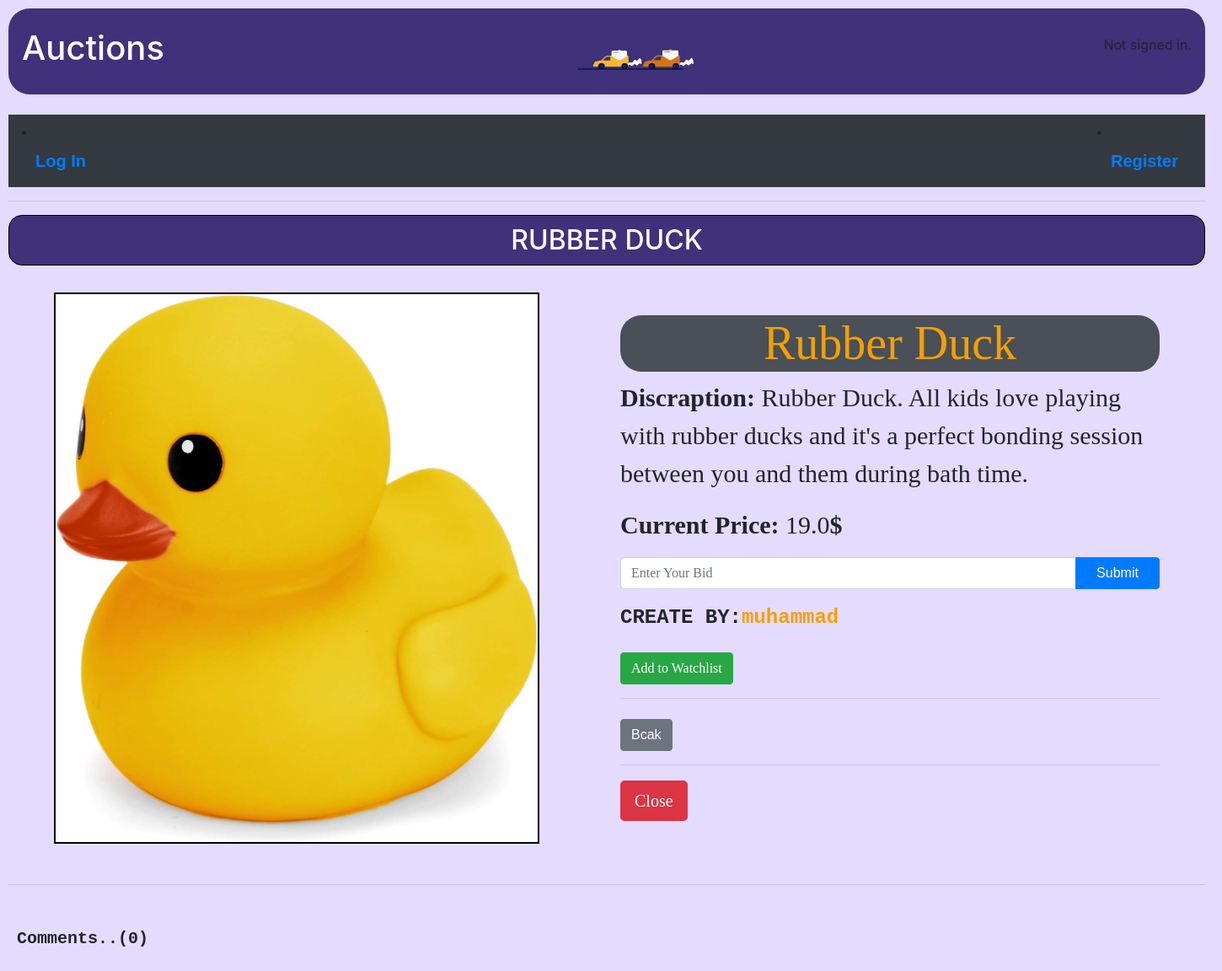
The app's page /ItemDetails/1/Rubber Duck/ with its own data.
### auctions/models.py (models this page shows, shortened)
class CreateListing(models.Model):
    title = models.CharField(max_length=24)
    overview = models.TextField(max_length=200,null=True)
    image = models.ImageField(blank=True,null=True)
    category = models.ForeignKey(Category,on_delete=models.CASCADE,related_name="category",blank=True,null=False)
    price = models.FloatField()
    user = models.ForeignKey(User,on_delete=models.CASCADE,related_name="ListUser",blank=True,null=True)
    status = models.BooleanField(default=True)
    create_date = models.DateTimeField(auto_now_add=True)
    WatchList = models.ManyToManyField(User,blank=True,null=True,related_name="user_list")
    status = models.BooleanField(default=True)

class User(AbstractUser):
    pass

### auctions/views.py (the view, shortened to what this page needs)
# urls.py: path('ItemDetails/<int:id>/<str:title>/', views.ItemDetails, name="ItemDetails"),
def ItemDetails(request,title,id):
    winner = 0
    item = CreateListing.objects.get(title=title,id=id)
    win = UserBid.objects.values_list('bid')
    for winner in win :
        if winner == item.price:
            return (winner)
    list_user = request.user.username == item.user
    context = {"item":item,"list_user":list_user,"winner":winner}
    return render(request,"auctions/ItemDetails.html",context)

### auctions/templates/auctions/ItemDetails.html (shortened to what this page needs)
{% extends "auctions/layout.html" %}
{% block body %}
<h2 class="page_headline">{{item.title}}</h2>
<br>
<div class="Details_card">
    <img src="{{item.image.url}}" alt="Card image cap">
    <div>
        <h5 class="title">{{item.title}}</h5>
        <p class="text"><strong> Discraption: </strong>{{item.overview}}</p>
        <p class="price"><strong> Current Price:</strong> {{item.price}}<strong>$<strong></p>
        {%if item.status%}
        <form action="{%url "AddBid" item.id %}" method="POST">
            <div class="input-group mb-3">
                <input type="number" min="0" class="form-control" placeholder="Enter Your Bid" name="input_bid" requierd>
                <div class="input-group-append">
                    <button class="btn btn-primary" value="submit">Submit</button>
                </div>
            </div>
        </form>
        <p class="user"><strong>create by:</strong>{{item.user}}<strong><strong></p>
        <div class="add btn-WatchList">
            <form action="{% url 'add_WatchList' item.id %}" method="GET">
                <button value="submit" class="btn btn-success">Add to Watchlist</button>
            </form>
            <hr>
            <a class="btn btn-secondary" href="{%url 'index' %}">Bcak</a>
            {%elif not item.status and user.is_authenticated %}
            <div class="alert alert-danger" role="alert">
                BId IS CLOSED
              </div>
            {%endif%}
            <hr>
        </div>
        {%if user.username == user.username and item.status %}
            <form action="{%url 'status' item.id %}" method="POST">
                <button value="submit" class="btn btn-danger btn-lg">Close</button>
            </form>
        {%endif%}
    </div>
</div>
<hr>
<div class="Comment">
<p class="com_count">Comments..({{item.post_Comments.all|length}})</p>
{% endblock %}

### auctions/static/auctions/styles.css (style rules this page uses)
body { padding: 10px; width: 90rem; height: auto; background-color: #e5dbff; }
html { font-family: Arial, Helvetica, sans-serif; scroll-behavior: smooth; }
a { font-family:Arial, Helvetica, sans-serif; font-size: 20px; font-weight: bold; }
.user strong { text-transform: uppercase; color:#212529; }
.user { font-size: 1.5rem; color: #f59f00; font-family: monospace; }
.page_headline { display: flex; align-items: center; justify-content: center; color:#FFFf; background-color: #343a40; border: #000 solid 1px; animation-direction: reverse; border-radius: 1rem; height: 60px; background-color:#3F317A; text-transform: uppercase; }
.btn-primary { font-family: Arial, Helvetica, sans-serif; text-align: center; width: 100px; }
.Details_card { display: grid; align-items: center; justify-content: center; grid-template-columns: 40rem 40rem; gap:2rem; }
.Details_card img { width: 90%; border: #000 solid 2px; }
.Details_card h5 { font-family:Georgia, Times, 'Times New Roman', serif; text-align: center; color:#f59f00; background-color:#495057; border-radius: 25px; font-size:3.5rem; }
.Details_card { font-size: 30px; font-family: 'Times New Roman', Times, serif; }
.Comment { display: flex; flex-direction: column; justify-content: center; margin: 10px; }
.com_count { font-family: monospace; font-size: 20px; font-weight: bold; }

### records on screen
CreateListing: title "RUBBER DUCK", image (picture), title "Rubber Duck", overview "Rubber Duck. All kids love playing with rubber ducks and it's a perfect bonding session between you and them during bath time.", price "19.0", user "muhammad", post_Comments.all|length "0"
